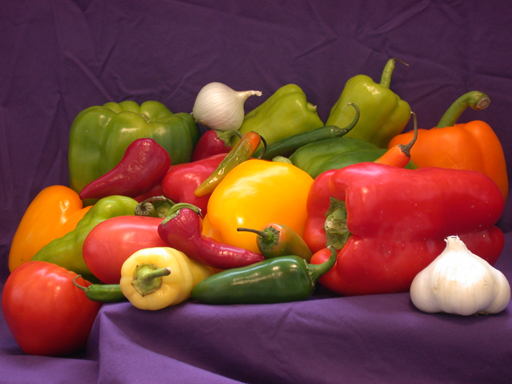
#> input picture computer-vision/lectures_2024/peppers_BlueHills.png, 512 x 384 px
$ jupyter execute 1.ipynb
#> lines starting #> are read from the running program, lines starting #| are printed output that depends on the picture; after the words box and inside, x2 and y2 are one past the last pixel; in counts of white or black regions, pixels touching at a corner belong together
[cell 1]
from PIL import Image
import numpy as np
import matplotlib.pyplot as plt

image_path = 'peppers_BlueHills.png'
image = Image.open(image_path)
#> image is the input picture: PIL image 512x384 RGB; mean R, G, B 120.8, 66.4, 57.6

Download the peppers image from this link https://blogs.mathworks.com/images/loren/173/peppers_BlueHills.png. Return a binary image (only 0s and 1s), with 1s corresponding to only the yellow peppers. Do this by setting a minimum and maximum threshold value on pixel values in the R,G,B channels. Note that you won’t be able to perfectly

[cell 2]
img_array = np.array(image)
yellow_min = np.array([150, 150, 0], np.uint8)
yellow_max = np.array([255, 255, 85], np.uint8)

# mask
mask = np.all(((img_array >= yellow_min) & (img_array <= yellow_max)), axis=2)
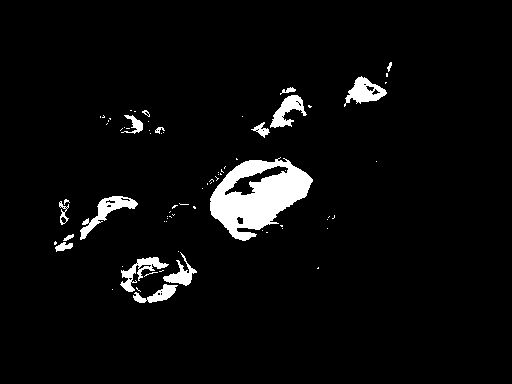
#> mask: shape (384, 512) bool; 4.4% white; 75 white regions (59 under 20 px), largest, box (x1, y1, x2, y2) and area: (210, 157, 313, 241) 4675, (80, 196, 138, 240) 705, (344, 76, 387, 107) 626

binary_image = mask.astype(np.uint8)

plt.imshow(binary_image, cmap='gray')
plt.title("Binary Image")
plt.show()

While RGB is the most common color space for images, it is not the only one. For example, one popular color space is HSV (Hue-Saturation-Value). Hue encodes color, value encodes lightness/darkness, and saturation encodes the intensity of the color. For a visual, see Fig. 1 of this wiki article https://en.wikipedia.org/wiki/HSL_and_HSV. Convert the image to the HSV color space using OpenCV’s cvtColor() function, and try to perform the same task by setting a threshold in the Hue channel. Add both binary images to your report. Which colorspace was easier to work with for this task, and why?

[cell 3]
import cv2

img_hsv = cv2.cvtColor(img_array, cv2.COLOR_RGB2HSV)
#> img_hsv: shape (384, 512, 3); mean H, S, V 102.4, 157.5, 122.7

# HSV thresholds for yellow
hsv_yellow_min = np.array([20, 100, 100], np.uint8)
hsv_yellow_max = np.array([30, 255, 255], np.uint8)

# Mask
hsv_mask = cv2.inRange(img_hsv, hsv_yellow_min, hsv_yellow_max)
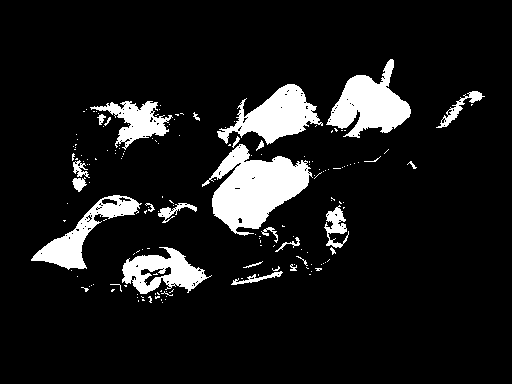
#> hsv_mask: shape (384, 512); 10.2% white; 167 white regions (141 under 20 px), largest, box (x1, y1, x2, y2) and area: (202, 144, 313, 236) 5248, (326, 59, 411, 138) 3358, (217, 84, 323, 145) 2977
hsv_binary_image = hsv_mask // 255

fig, ax = plt.subplots(1, 2, figsize=(12, 6))

ax[0].imshow(binary_image, cmap='gray')
ax[0].set_title("RGB Thresholding")

ax[1].imshow(hsv_binary_image, cmap='gray')
ax[1].set_title("HSV Thresholding")
plt.show()
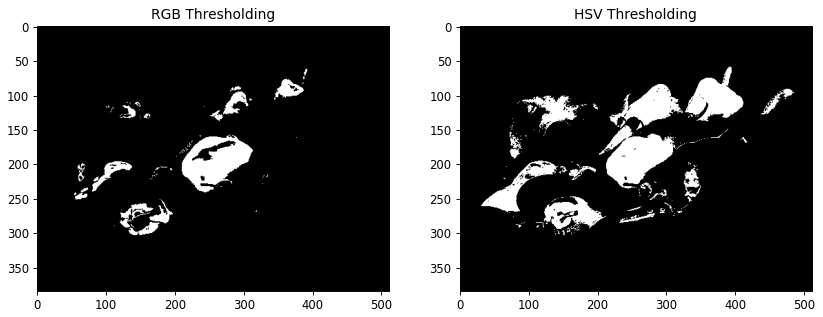
#> figure drawn by matplotlib, 2 panels

*What are the degrees of freedom for each of the 2D geometric transformations? Explain what each degree of freedom is*

R:  represent the independent parameters that can be controlled

*A square is located on the XY plane where the top left of the square is at (200,50). The size of the square is 50x50. Hence your square corners have the coordinates top left (200,50), top right (250,50), bottom left (200,0), bottom right (250,0). You want to reflect the square about the line y=x. Derive the transformation matrix. Hint: Decouple the reflection into similarity (rotation + scale) and translations*

*Write functions to produce transformation matrices.*

Write separate functions that output the 3 x 3 transformation matrices for the following
transforms: translation, rotation, similarity (translation, rotation, and scale), and affine. The
functions should take as input the following arguments

- Translation: horizontal and vertical displacements
- Rotation: angle
- Similarity: angle, horizontal/vertical displacements, and scale factor (assume equal scaling for horizontal and vertical dimensions)
- Affine: 6 parameters
- The output of each function will be a 3 x 3 matrix.

## Translation: horizontal and vertical displacements

[cell 4]
import numpy as np

def translation_matrix(horizontal_displacement, vertical_displacement):
    T = np.array([[1, 0, horizontal_displacement],
                  [0, 1, vertical_displacement],
                  [0, 0, 1]])
    return T

translation = translation_matrix(10, 20)
translation

## Rotation: angle

[cell 5]
def rotation_matrix(angle):
    theta = np.radians(angle)
    R = np.array([[np.cos(theta), -np.sin(theta), 0],
                  [np.sin(theta), np.cos(theta), 0],
                  [0, 0, 1]])
    return R

rotation = rotation_matrix(45)
rotation

## Similarity

[cell 6]
def similarity_matrix(angle, horizontal_displacement, vertical_displacement, scale_factor):
    # Combine translation, rotation and scaling into one matrix
    S = scale_factor * rotation_matrix(angle)
